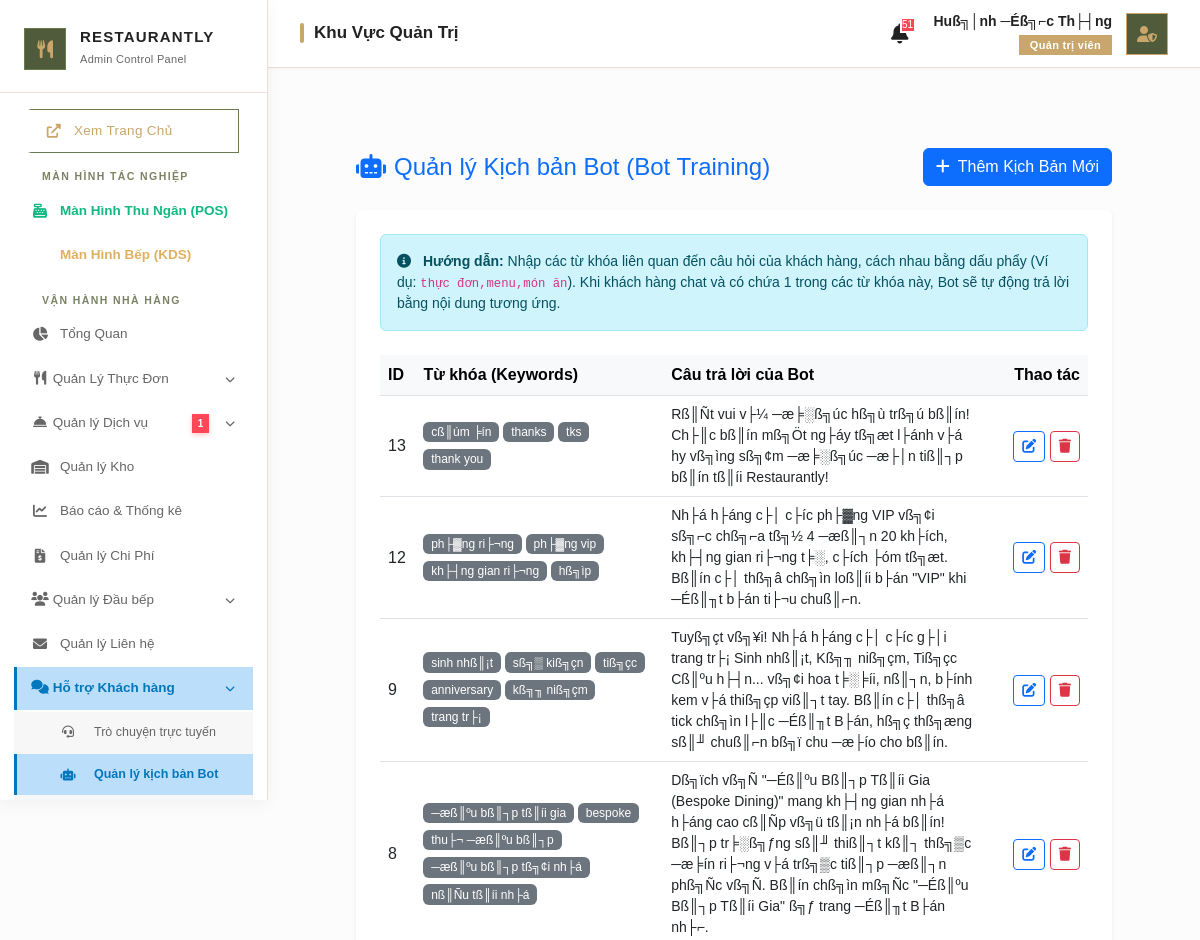
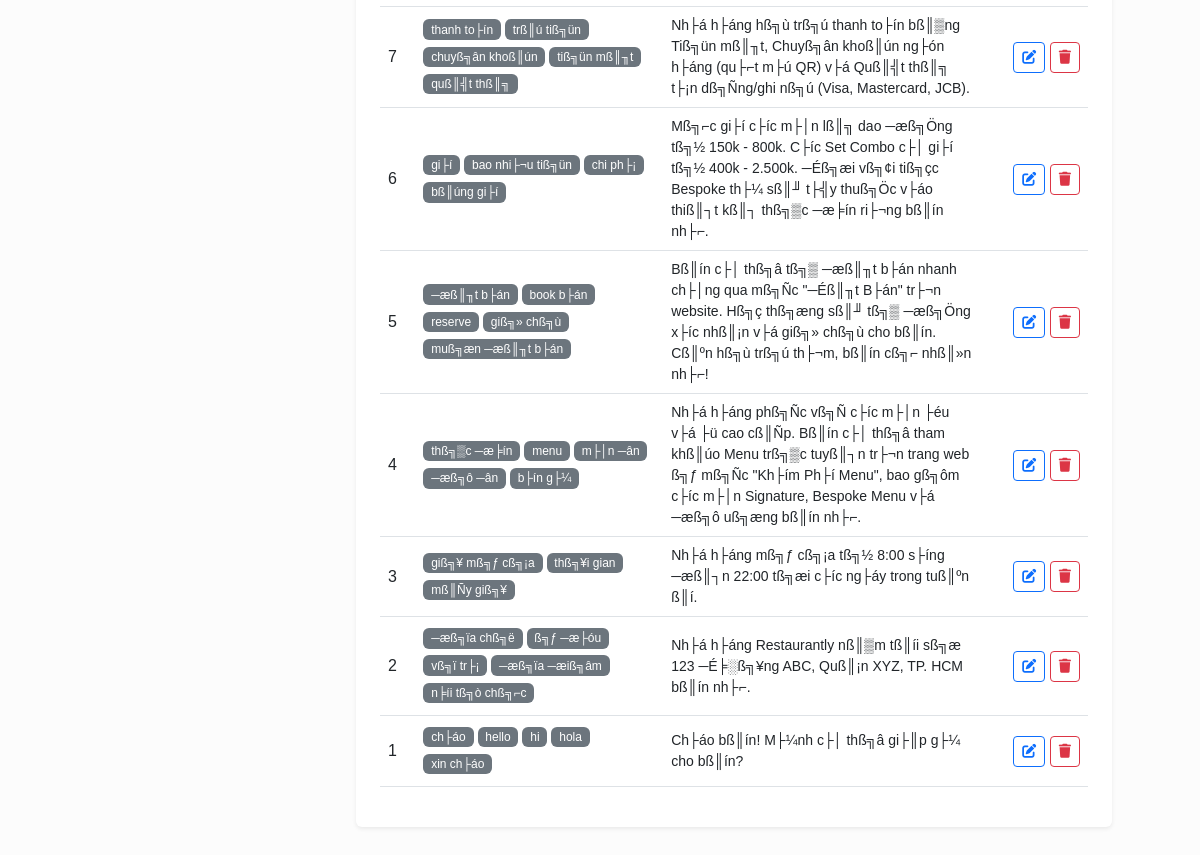
Page /admin/bot_training.php (signed in) on the committed database (2 pictures, top to bottom).
### tables this page shows
CREATE TABLE `bot_responses` (
  `id` int(11) NOT NULL AUTO_INCREMENT,
  `keywords` text NOT NULL,
  `answer` text NOT NULL,
  PRIMARY KEY (`id`)
);

### admin/bot_training.php (the view, shortened to what this page needs)
<?php
include '../public/admin_layout_header.php';
$stmt = $db->query("SELECT * FROM bot_responses ORDER BY id DESC");
$bot_scripts = $stmt->fetchAll(PDO::FETCH_ASSOC);
?>
<div class="content-area">
    <div class="container-fluid pt-4 px-4">
        <div class="d-flex justify-content-between align-items-center mb-4 flex-wrap gap-3">
            <h4 class="mb-0 text-primary"><i class="fas fa-robot me-2"></i>Quản lý Kịch bản Bot (Bot Training)</h4>
            <button class="btn btn-primary" data-bs-toggle="modal" data-bs-target="#botModal" onclick="resetForm()">
                <i class="fas fa-plus me-2"></i>Thêm Kịch Bản Mới
            </button>
        </div>
        <div class="bg-white rounded p-4 shadow-sm">
            <div class="alert alert-info mb-4" style="font-size: 14px;">
                <i class="fas fa-info-circle me-2"></i> <strong>Hướng dẫn:</strong> Nhập các từ khóa liên quan đến câu hỏi của khách hàng, cách nhau bằng dấu phẩy (Ví dụ: <code>thực đơn,menu,món ăn</code>). Khi khách hàng chat và có chứa 1 trong các từ khóa này, Bot sẽ tự động trả lời bằng nội dung tương ứng.
            </div>
            <div class="table-responsive">
                <table class="table table-hover align-middle">
                    <thead class="table-light">
                        <tr>
                            <th scope="col" width="5%">ID</th>
                            <th scope="col" width="35%">Từ khóa (Keywords)</th>
                            <th scope="col" width="45%">Câu trả lời của Bot</th>
                            <th scope="col" width="15%" class="text-end">Thao tác</th>
                        </tr>
                    </thead>
                    <tbody>
                        <?php foreach ($bot_scripts as $script): ?>
                        <tr>
                            <td><?= $script['id'] ?></td>
                            <td>
                                <?php
                                    $kws = explode(',', $script['keywords']);
                                    foreach($kws as $kw) {
                                        echo '<span class="badge bg-secondary me-1 mb-1" style="font-weight:normal;">'.htmlspecialchars(trim($kw)).'</span>';
                                    }
                                ?>
                            </td>
                            <td style="white-space: pre-wrap; font-size: 14px;"><?= htmlspecialchars($script['answer']) ?></td>
                            <td class="text-end">
                                <button class="btn btn-sm btn-outline-primary"
                                        onclick="editBotScript(<?= $script['id'] ?>, '<?= htmlspecialchars($script['keywords'], ENT_QUOTES) ?>', '<?= htmlspecialchars(str_replace(["\r", "\n"], ['\r', '\n'], $script['answer']), ENT_QUOTES) ?>')">
                                    <i class="fas fa-edit"></i>
                                </button>
                                <a href="?delete=<?= $script['id'] ?>" class="btn btn-sm btn-outline-danger" onclick="return confirm('Bạn có chắc chắn muốn xóa kịch bản này?');">
                                    <i class="fas fa-trash"></i>
                                </a>
                            </td>
                        </tr>
                        <?php endforeach; ?>
                    </tbody>
                </table>
            </div>
        </div>
    </div>
</div>
<?php include '../public/admin_layout_footer.php'; ?>

### rows in the picture
bot_responses: id "13", keywords "cß║úm ╞ín", keywords "thanks", keywords "tks", keywords "thank you", answer "Rß║Ñt vui v├¼ ─æ╞░ß╗úc hß╗ù trß╗ú bß║ín! Ch├║c bß║ín mß╗Öt ng├áy tß╗æt l├ánh v├á hy vß╗ìng sß╗¢m ─æ╞░ß╗úc ─æ├│n tiß║┐p bß║ín tß║íi Restaurantly!"
bot_responses: id "12", keywords "ph├▓ng ri├¬ng", keywords "ph├▓ng vip", keywords "kh├┤ng gian ri├¬ng", keywords "hß╗ìp", answer "Nh├á h├áng c├│ c├íc ph├▓ng VIP vß╗¢i sß╗⌐c chß╗⌐a tß╗½ 4 ─æß║┐n 20 kh├ích, kh├┤ng gian ri├¬ng t╞░, c├ích ├óm tß╗æt. Bß║ín c├│ thß╗â chß╗ìn loß║íi b├án \"VIP\" khi ─Éß║╖t b├án ti├¬u chuß║⌐n."
bot_responses: id "9", keywords "sinh nhß║¡t", keywords "sß╗▒ kiß╗çn", keywords "tiß╗çc", keywords "anniversary", keywords "kß╗╖ niß╗çm", keywords "trang tr├¡", answer "Tuyß╗çt vß╗¥i! Nh├á h├áng c├│ c├íc g├│i trang tr├¡ Sinh nhß║¡t, Kß╗╖ niß╗çm, Tiß╗çc Cß║ºu h├┤n... vß╗¢i hoa t╞░╞íi, nß║┐n, b├ính kem v├á thiß╗çp viß║┐t tay. Bß║ín c├│ thß╗â tick chß╗ìn l├║c ─Éß║╖t B├án, hß╗ç thß╗æng sß║╜ chuß║⌐n bß╗ï chu ─æ├ío cho bß║ín."
bot_responses: id "8", keywords "─æß║ºu bß║┐p tß║íi gia", keywords "bespoke", keywords "thu├¬ ─æß║ºu bß║┐p", keywords "─æß║ºu bß║┐p tß╗¢i nh├á", keywords "nß║Ñu tß║íi nh├á", answer "Dß╗ïch vß╗Ñ \"─Éß║ºu Bß║┐p Tß║íi Gia (Bespoke Dining)\" mang kh├┤ng gian nh├á h├áng cao cß║Ñp vß╗ü tß║¡n nh├á bß║ín! Bß║┐p tr╞░ß╗ƒng sß║╜ thiß║┐t kß║┐ thß╗▒c ─æ╞ín ri├¬ng v├á trß╗▒c tiß║┐p ─æß║┐n phß╗Ñc vß╗Ñ. Bß║ín chß╗ìn mß╗Ñc \"─Éß║ºu Bß║┐p Tß║íi Gia\" ß╗ƒ trang ─Éß║╖t B├án nh├⌐."
bot_responses: id "7", keywords "thanh to├ín", keywords "trß║ú tiß╗ün", keywords "chuyß╗ân khoß║ún", keywords "tiß╗ün mß║╖t", keywords "quß║╣t thß║╗", answer "Nh├á h├áng hß╗ù trß╗ú thanh to├ín bß║▒ng Tiß╗ün mß║╖t, Chuyß╗ân khoß║ún ng├ón h├áng (qu├⌐t m├ú QR) v├á Quß║╣t thß║╗ t├¡n dß╗Ñng/ghi nß╗ú (Visa, Mastercard, JCB)."
bot_responses: id "6", keywords "gi├í", keywords "bao nhi├¬u tiß╗ün", keywords "chi ph├¡", keywords "bß║úng gi├í", answer "Mß╗⌐c gi├í c├íc m├│n lß║╗ dao ─æß╗Öng tß╗½ 150k - 800k. C├íc Set Combo c├│ gi├í tß╗½ 400k - 2.500k. ─Éß╗æi vß╗¢i tiß╗çc Bespoke th├¼ sß║╜ t├╣y thuß╗Öc v├áo thiß║┐t kß║┐ thß╗▒c ─æ╞ín ri├¬ng bß║ín nh├⌐."
bot_responses: id "5", keywords "─æß║╖t b├án", keywords "book b├án", keywords "reserve", keywords "giß╗» chß╗ù", keywords "muß╗æn ─æß║╖t b├án", answer "Bß║ín c├│ thß╗â tß╗▒ ─æß║╖t b├án nhanh ch├│ng qua mß╗Ñc \"─Éß║╖t B├án\" tr├¬n website. Hß╗ç thß╗æng sß║╜ tß╗▒ ─æß╗Öng x├íc nhß║¡n v├á giß╗» chß╗ù cho bß║ín. Cß║ºn hß╗ù trß╗ú th├¬m, bß║ín cß╗⌐ nhß║»n nh├⌐!"
bot_responses: id "4", keywords "thß╗▒c ─æ╞ín", keywords "menu", keywords "m├│n ─ân", keywords "─æß╗ô ─ân", keywords "b├ín g├¼", answer "Nh├á h├áng phß╗Ñc vß╗Ñ c├íc m├│n ├éu v├á ├ü cao cß║Ñp. Bß║ín c├│ thß╗â tham khß║úo Menu trß╗▒c tuyß║┐n tr├¬n trang web ß╗ƒ mß╗Ñc \"Kh├ím Ph├í Menu\", bao gß╗ôm c├íc m├│n Signature, Bespoke Menu v├á ─æß╗ô uß╗æng bß║ín nh├⌐."
bot_responses: id "3", keywords "giß╗¥ mß╗ƒ cß╗¡a", keywords "thß╗¥i gian", keywords "mß║Ñy giß╗¥", answer "Nh├á h├áng mß╗ƒ cß╗¡a tß╗½ 8:00 s├íng ─æß║┐n 22:00 tß╗æi c├íc ng├áy trong tuß║ºn ß║í."
bot_responses: id "2", keywords "─æß╗ïa chß╗ë", keywords "ß╗ƒ ─æ├óu", keywords "vß╗ï tr├¡", keywords "─æß╗ïa ─æiß╗âm", keywords "n╞íi tß╗ò chß╗⌐c", answer "Nh├á h├áng Restaurantly nß║▒m tß║íi sß╗æ 123 ─É╞░ß╗¥ng ABC, Quß║¡n XYZ, TP. HCM bß║ín nh├⌐."
bot_responses: id "1", keywords "ch├áo", keywords "hello", keywords "hi", keywords "hola", keywords "xin ch├áo", answer "Ch├áo bß║ín! M├¼nh c├│ thß╗â gi├║p g├¼ cho bß║ín?"

### other values in the picture
$pending_services_count "1"
$page_titles[$current_page] "Khu Vực Quản Trị"
$total_alerts "51"
$_SESSION['username'] "Huß╗│nh ─Éß╗⌐c Th├┤ng"
